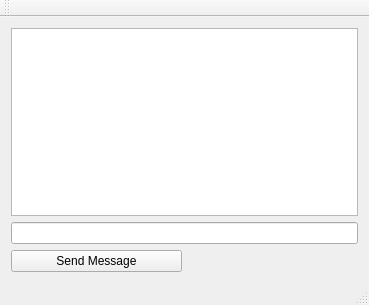
<?xml version="1.0" encoding="UTF-8"?>
<ui version="4.0">
 <class>MainWindow</class>
 <widget class="QMainWindow" name="MainWindow">
  <property name="geometry">
   <rect>
    <x>0</x>
    <y>0</y>
    <width>369</width>
    <height>305</height>
   </rect>
  </property>
  <property name="windowTitle">
   <string>QTCPClient</string>
  </property>
  <property name="styleSheet">
   <string notr="true"/>
  </property>
  <widget class="QWidget" name="centralWidget">
   <layout class="QGridLayout" name="gridLayout_2">
    <item row="0" column="0">
     <widget class="QTextBrowser" name="textBrowser_receivedMessages">
      <property name="styleSheet">
       <string notr="true"/>
      </property>
     </widget>
    </item>
    <item row="1" column="0">
     <layout class="QGridLayout" name="gridLayout">
      <item row="1" column="0">
       <widget class="QPushButton" name="pushButton_sendMessage">
        <property name="styleSheet">
         <string notr="true"/>
        </property>
        <property name="text">
         <string>Send Message</string>
        </property>
       </widget>
      </item>
      <item row="0" column="0" colspan="2">
       <widget class="QLineEdit" name="lineEdit_message">
        <property name="sizePolicy">
         <sizepolicy hsizetype="Expanding" vsizetype="Fixed">
          <horstretch>0</horstretch>
          <verstretch>0</verstretch>
         </sizepolicy>
        </property>
        <property name="styleSheet">
         <string notr="true"/>
        </property>
       </widget>
      </item>
     </layout>
    </item>
   </layout>
  </widget>
  <widget class="QMenuBar" name="menuBar">
   <property name="geometry">
    <rect>
     <x>0</x>
     <y>0</y>
     <width>369</width>
     <height>22</height>
    </rect>
   </property>
  </widget>
  <widget class="QToolBar" name="mainToolBar">
   <attribute name="toolBarArea">
    <enum>TopToolBarArea</enum>
   </attribute>
   <attribute name="toolBarBreak">
    <bool>false</bool>
   </attribute>
  </widget>
  <widget class="QStatusBar" name="statusBar"/>
 </widget>
 <layoutdefault spacing="6" margin="11"/>
 <resources/>
 <connections/>
</ui>
